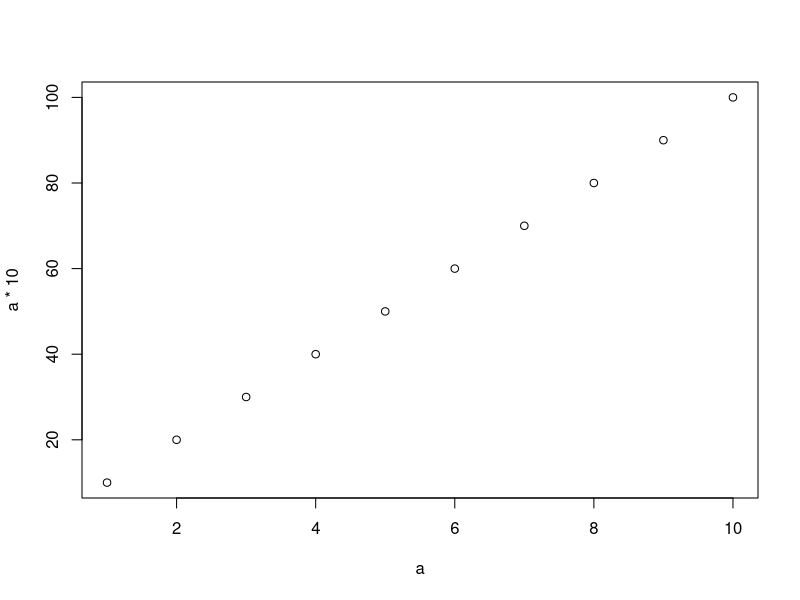
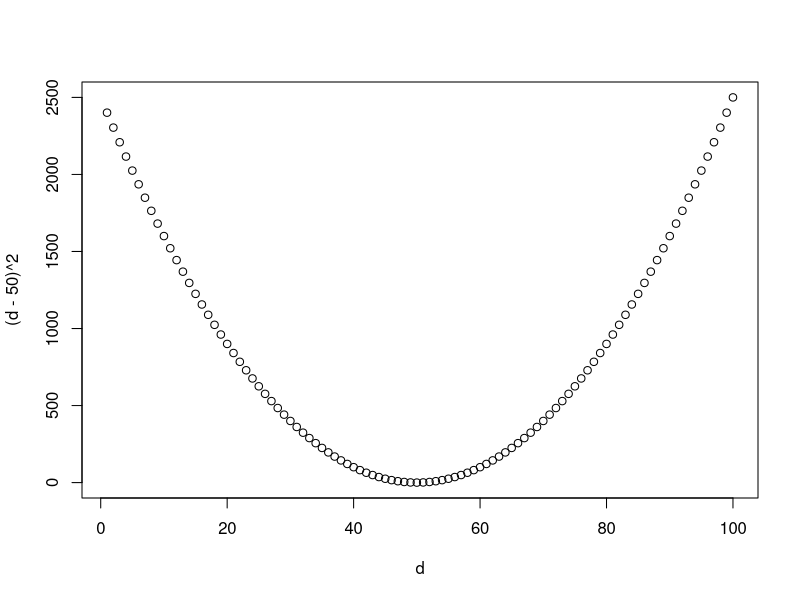

The R script that drew these images, in order:
## ---- chunk 1
# This code makes a vector of 1:10 and then plots it
a <- 1:10
plot(a, a * 10)


## ---- chunk 2
d <- 1:100
plot(d, (d - 50)^2)
